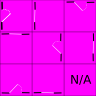

Rendered tile map (Tiled .tmx) drawn with the repository's tilesets; below, a short description and the full map source, tile grids included:
An orthogonal 3x3 tile map with 32x32 px tiles, 1 tile layer (Tile Layer 1).

<map version="1.0" orientation="orthogonal" width="3" height="3" tilewidth="32" tileheight="32">
 <tileset firstgid="1" name="doors" tilewidth="32" tileheight="32">
  <image source="doors/doors.png" width="96" height="96" />
 </tileset>
 <layer name="Tile Layer 1" width="3" height="3">
  <properties>
   <property name="type" value="doors" />
  </properties>
  <data encoding="csv">
1,2,3,
4,5,6,
7,8,9
</data>
 </layer>
</map>
